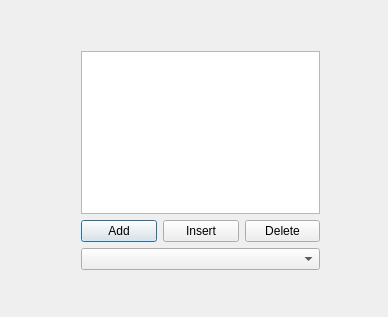
<?xml version="1.0" encoding="UTF-8"?>
<ui version="4.0">
 <class>Dialog</class>
 <widget class="QDialog" name="Dialog">
  <property name="geometry">
   <rect>
    <x>0</x>
    <y>0</y>
    <width>388</width>
    <height>317</height>
   </rect>
  </property>
  <property name="windowTitle">
   <string>Dialog</string>
  </property>
  <widget class="QWidget" name="">
   <property name="geometry">
    <rect>
     <x>70</x>
     <y>40</y>
     <width>261</width>
     <height>241</height>
    </rect>
   </property>
   <layout class="QVBoxLayout" name="verticalLayout">
    <item>
     <widget class="QListView" name="listView"/>
    </item>
    <item>
     <layout class="QHBoxLayout" name="horizontalLayout">
      <item>
       <widget class="QPushButton" name="pushButton">
        <property name="text">
         <string>Add</string>
        </property>
       </widget>
      </item>
      <item>
       <widget class="QPushButton" name="pushButton_2">
        <property name="text">
         <string>Insert</string>
        </property>
       </widget>
      </item>
      <item>
       <widget class="QPushButton" name="pushButton_3">
        <property name="text">
         <string>Delete</string>
        </property>
       </widget>
      </item>
     </layout>
    </item>
    <item>
     <widget class="QComboBox" name="comboBox"/>
    </item>
   </layout>
  </widget>
 </widget>
 <layoutdefault spacing="6" margin="11"/>
 <resources/>
 <connections/>
</ui>
